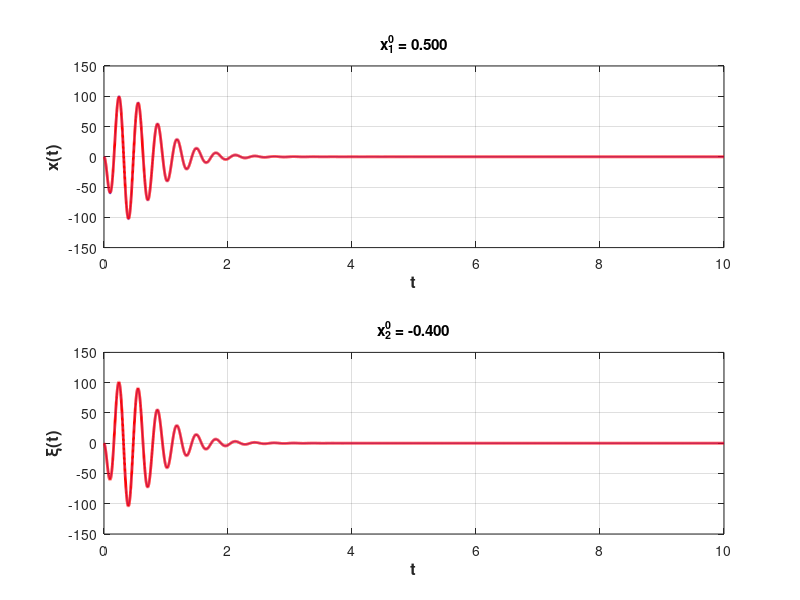

Recreate this plot in MATLAB.
function observer_synthesis

    A = [1, 0; 0, 0];
    B = [1; 1];
    C = [1, 1];
    
    CM = [C', A * C'];
    chiA = A^2 + 6 * A + 409 * A^0;
    
    theta = -[0, 1] * inv(CM) * (chiA);
    L = -theta';
    
    AC = [A, B * theta; L * C, A - L * C + B * theta];

    nx = size(AC, 1); % количество строчек
    nu = size(B, 2); % количество столбцов

    % задаем время отрисовки графиков
    TIME = 10.0;
    % задаем точки, в которых нужно вычислять решение системы
    ticks = 0 : 0.001 : TIME;
    % задаем параметры метода решения системы дифференциальных уравнений
    options = odeset('RelTol', 1e-5, 'AbsTol', 1e-5 * ones(1, nx));
    % задаем начальные условия 
    X0 = zeros(1, nx);   

    X0(1) = 0.5;
    X0(2) = -0.4;

    % находим решение замкнутой линейной системы
    [TL, YL] = ode45(@(t, X)(AC * X), ticks, X0, options);


    % --------------------------------------------------------------------
	% СТРОИМ ГРАФИКИ РЕШЕНИЙ
    % --------------------------------------------------------------------  
    
    fhandle = figure;
    subplot(2, 1, 1)
        plot(TL, YL(:, 1), 'b', TL, YL(:, 3), 'r', 'LineWidth', 2.0)
        grid on;
        xlabel('t', 'FontSize', 12, 'FontWeight', 'bold');
        ylabel('x(t)', 'FontSize', 12, 'FontWeight', 'bold');
        title(sprintf('x_1^0 = %0.3f', X0(1)));
    subplot(2, 1, 2)
        plot(TL, YL(:, 2), 'b', TL, YL(:, 4), 'r', 'LineWidth', 2.0)
        grid on;
        xlabel('t', 'FontSize', 12, 'FontWeight', 'bold');
        ylabel('\xi(t)', 'FontSize', 12, 'FontWeight', 'bold');
        title(sprintf('x_2^0 = %0.3f', X0(2)));               

end
